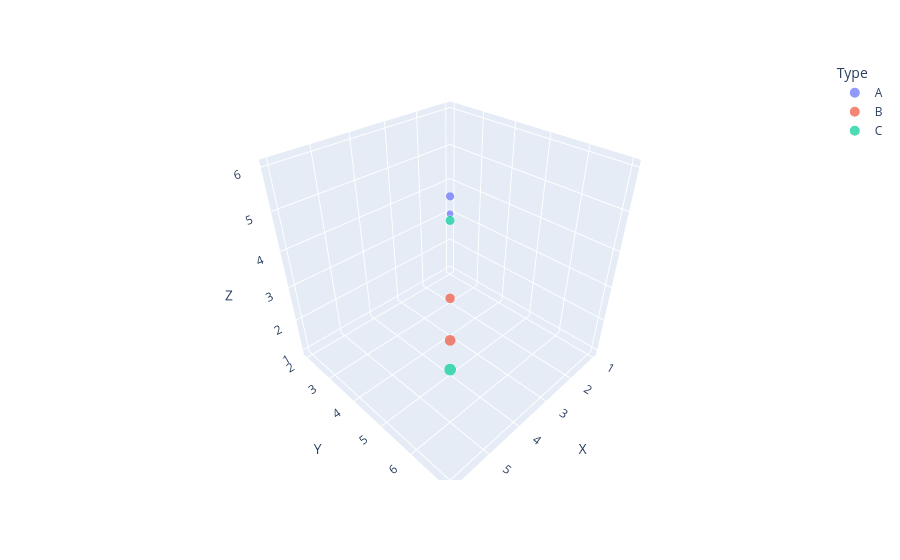

Notebook cell for this chart:
### Markdown cell above
# 6. You are given spatial data representing objects in a 3D environment.

Tasks:

1. Create a DataFrame df_space containing:

Three-dimensional coordinates of objects

A category/type for each object

A value indicating intensity or strength

2. Visualize the data such that:

Points are positioned across three axes (depth included)

Different object types are distinguished using colors

Points vary in size depending on their intensity

The chart has a clear descriptive heading

### Code cell
import pandas as pd
import plotly.express as px


df_space = pd.DataFrame({
    "X": [1, 2, 3, 4, 5, 6],
    "Y": [2, 3, 4, 5, 6, 7],
    "Z": [3, 1, 5, 2, 6, 4],
    "Type": ["A", "B", "A", "B", "C", "C"],
    "Magnitude": [10, 20, 15, 25, 18, 30]
})

px.scatter_3d(data_frame=df_space,x="X",y="Y",z="Z",color="Type",size="Magnitude")

### Figure 1 — Plotly figure (JSON) as saved in the notebook; plotly's stock layout.template omitted (floating-point values rounded to 4 significant figures)
{"data": [{"hovertemplate": "Type=A<br>X=%{x}<br>Y=%{y}<br>Z=%{z}<br>Magnitude=%{marker.size}<extra></extra>", "legendgroup": "A", "marker": {"color": "#636efa", "size": [10, 15], "sizemode": "area", "sizeref": 0.075, "symbol": "circle"}, "mode": "markers", "name": "A", "scene": "scene", "showlegend": true, "type": "scatter3d", "x": [1, 3], "y": [2, 4], "z": [3, 5]}, {"hovertemplate": "Type=B<br>X=%{x}<br>Y=%{y}<br>Z=%{z}<br>Magnitude=%{marker.size}<extra></extra>", "legendgroup": "B", "marker": {"color": "#EF553B", "size": [20, 25], "sizemode": "area", "sizeref": 0.075, "symbol": "circle"}, "mode": "markers", "name": "B", "scene": "scene", "showlegend": true, "type": "scatter3d", "x": [2, 4], "y": [3, 5], "z": [1, 2]}, {"hovertemplate": "Type=C<br>X=%{x}<br>Y=%{y}<br>Z=%{z}<br>Magnitude=%{marker.size}<extra></extra>", "legendgroup": "C", "marker": {"color": "#00cc96", "size": [18, 30], "sizemode": "area", "sizeref": 0.075, "symbol": "circle"}, "mode": "markers", "name": "C", "scene": "scene", "showlegend": true, "type": "scatter3d", "x": [5, 6], "y": [6, 7], "z": [6, 4]}], "layout": {"legend": {"itemsizing": "constant", "title": {"text": "Type"}, "tracegroupgap": 0}, "margin": {"t": 60}, "scene": {"domain": {"x": [0, 1], "y": [0, 1]}, "xaxis": {"title": {"text": "X"}}, "yaxis": {"title": {"text": "Y"}}, "zaxis": {"title": {"text": "Z"}}}}}
